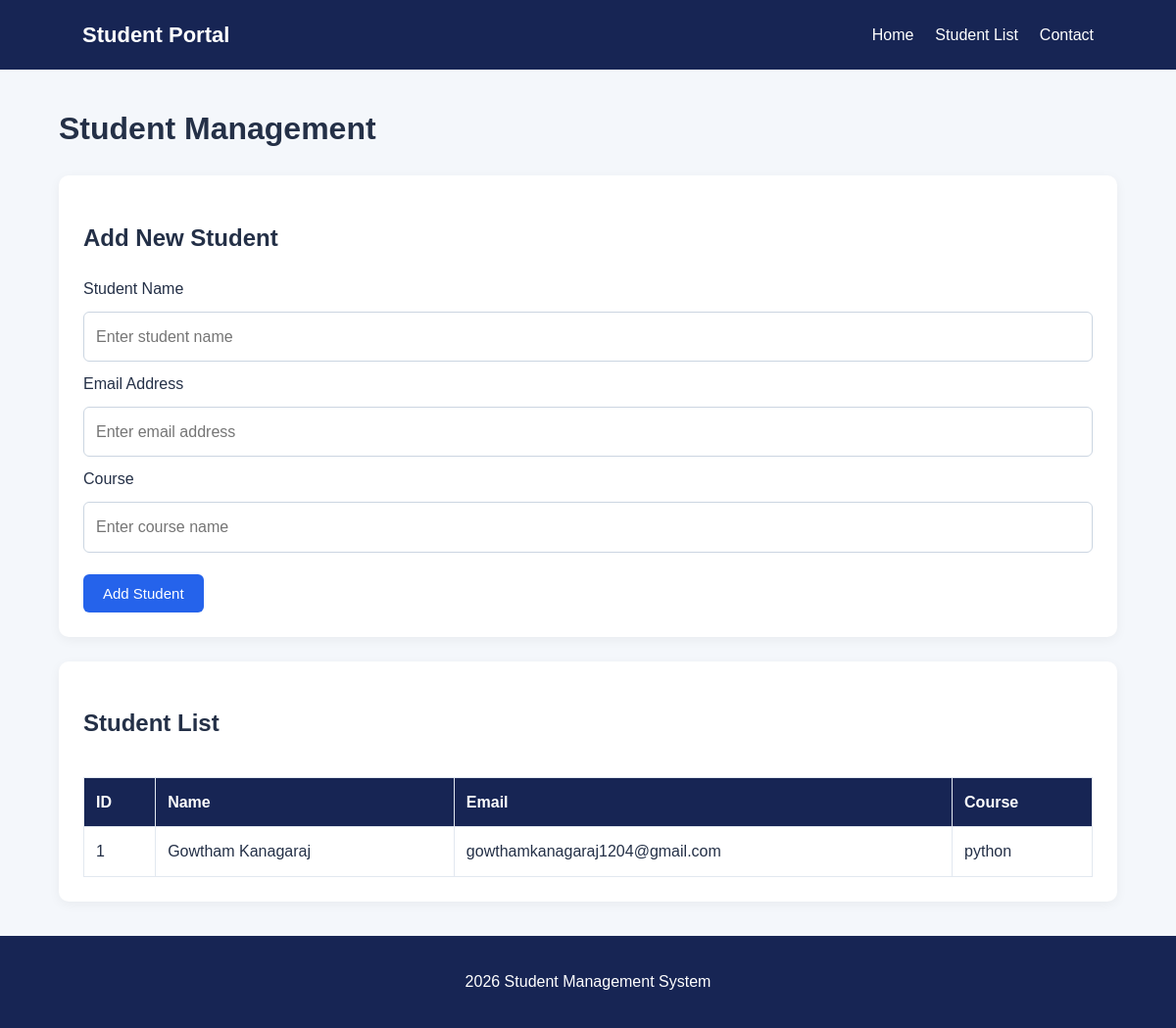
Before: /students with the older database file.
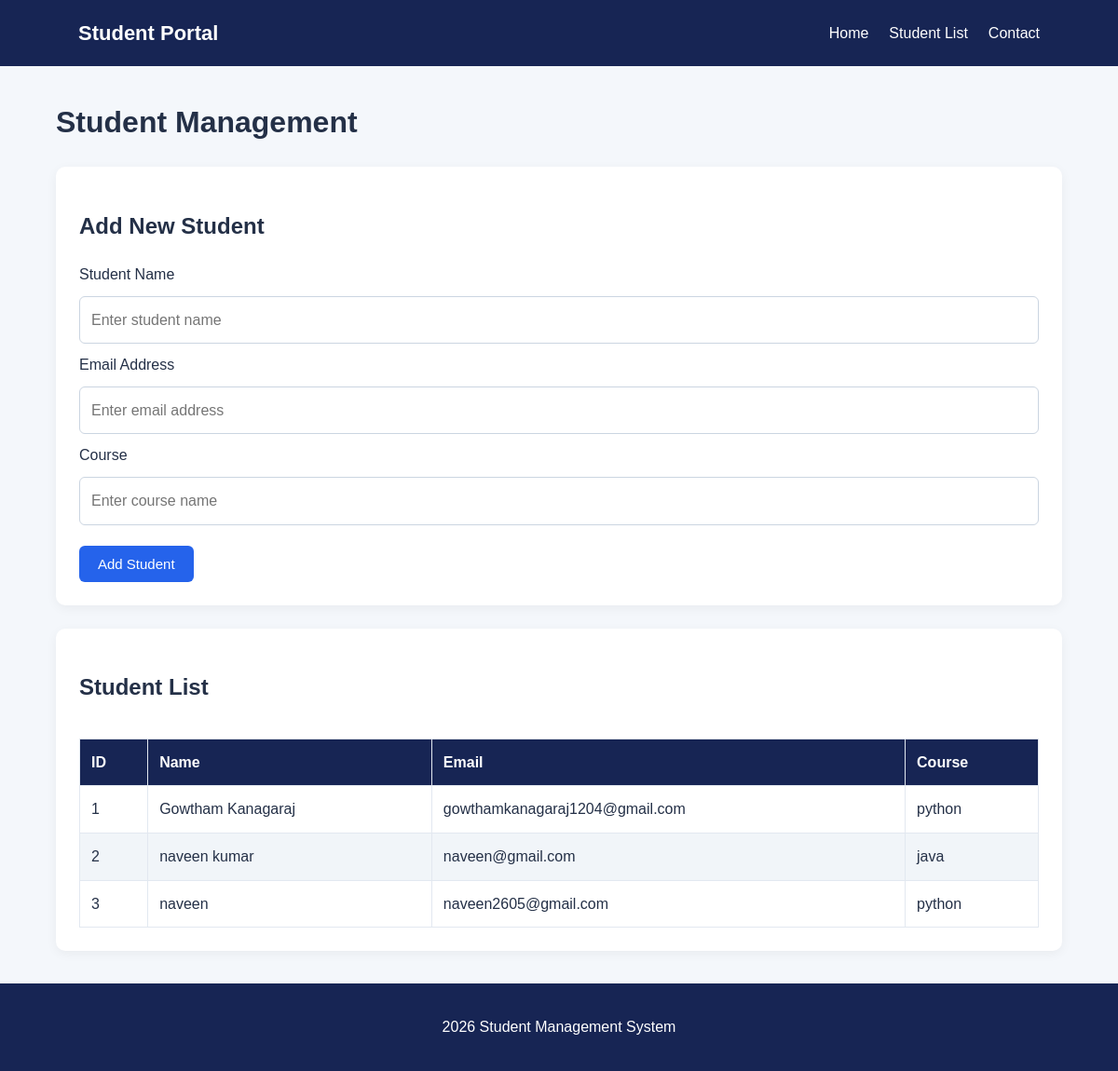
After: the same page with the newer database file.
### tables this page shows
CREATE TABLE students (
            id INTEGER PRIMARY KEY AUTOINCREMENT,
            name TEXT NOT NULL,
            email TEXT NOT NULL UNIQUE,
            course TEXT NOT NULL
        );

### app.py (the view, shortened to what this page needs)
@app.route("/students", methods=["GET", "POST"])
def students():
    conn = get_db_connection()
    student_list = conn.execute(
        "SELECT * FROM students ORDER BY id ASC"
    ).fetchall()
    conn.close()
    return render_template(
        "students.html",
        students=student_list
    )

### app.py (called while the page is built)
def get_db_connection():
    conn = sqlite3.connect(DATABASE)
    conn.row_factory = sqlite3.Row
    return conn

### templates/students.html (shortened to what this page needs)
{% extends "base.html" %}
{% block content %}
<h1>Student Management</h1>
<section class="card">
    <h2>Add New Student</h2>
    <form method="POST" action="{{ url_for('students') }}">
        <label for="name">Student Name</label>
        <input type="text" id="name" name="name"
               placeholder="Enter student name" required>
        <label for="email">Email Address</label>
        <input type="email" id="email" name="email"
               placeholder="Enter email address" required>
        <label for="course">Course</label>
        <input type="text" id="course" name="course"
               placeholder="Enter course name" required>
        <button class="btn" type="submit">Add Student</button>
    </form>
</section>
<section class="card">
    <h2>Student List</h2>
    {% if students %}
    <div class="table-wrapper">
        <table>
            <thead>
                <tr>
                    <th>ID</th>
                    <th>Name</th>
                    <th>Email</th>
                    <th>Course</th>
                </tr>
            </thead>
            <tbody>
                {% for student in students %}
                <tr>
                    <td>{{ student.id }}</td>
                    <td>{{ student.name }}</td>
                    <td>{{ student.email }}</td>
                    <td>{{ student.course }}</td>
                </tr>
                {% endfor %}
            </tbody>
        </table>
    </div>
    {% else %}
    <p>No students registered yet. Add your first student above.</p>
    {% endif %}
</section>
{% endblock %}

### templates/base.html (shortened to what this page needs)
<!DOCTYPE html>
<html lang="en">
<head>
    <link rel="stylesheet"
          href="{{ url_for('static', filename='style.css') }}">
</head>
<body>
    <header>
        <nav class="navbar">
            <a class="logo" href="{{ url_for('home') }}">
                Student Portal
            </a>
            <div class="nav-links">
                <a href="{{ url_for('home') }}">Home</a>
                <a href="{{ url_for('students') }}">Student List</a>
                <a href="{{ url_for('contact') }}">Contact</a>
            </div>
        </nav>
    </header>
    <main class="container">
        {% block content %}{% endblock %}
    </main>
    <footer>
        <p> 2026 Student Management System</p>
    </footer>
</body>
</html>

### templates/static/style.css (style rules this page uses)
* { box-sizing: border-box; }
body { margin: 0; font-family: Arial, sans-serif; background: #f4f7fb; color: #243047; line-height: 1.6; }
.navbar { background: #172554; color: white; padding: 18px 7%; display: flex; justify-content: space-between; align-items: center; flex-wrap: wrap; gap: 15px; }
.logo { color: white; font-size: 22px; font-weight: bold; text-decoration: none; }
.nav-links { display: flex; gap: 22px; flex-wrap: wrap; }
.nav-links a { color: white; text-decoration: none; }
.container { width: 90%; max-width: 1100px; margin: 35px auto; min-height: 65vh; }
.btn { display: inline-block; background: #2563eb; color: white; padding: 11px 20px; border: none; border-radius: 6px; text-decoration: none; cursor: pointer; font-size: 15px; margin-top: 12px; }
.card { background: white; padding: 25px; margin-bottom: 25px; border-radius: 10px; box-shadow: 0 3px 12px #0000000d; }
form { display: flex; flex-direction: column; gap: 10px; }
input, textarea { width: 100%; padding: 12px; border: 1px solid #cbd5e1; border-radius: 6px; font: inherit; }
form .btn { align-self: flex-start; }
.table-wrapper { overflow-x: auto; }
table { width: 100%; border-collapse: collapse; margin-top: 15px; }
th, td { padding: 12px; border: 1px solid #e2e8f0; text-align: left; }
th { background: #172554; color: white; }
tbody tr:nth-child(even) { background: #f1f5f9; }
footer { background: #172554; color: white; text-align: center; padding: 18px; }

Changed rows visible on the page:
added students: id "2", name "naveen kumar", email "naveen@gmail.com", course "java"
added students: id "3", name "naveen", email "naveen2605@gmail.com", course "python"
